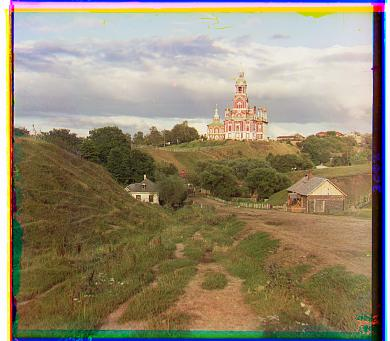
#> input picture media/a1/pyramid/cathedral.jpg, 390 x 341 px, given as the content of the folder ./data, which was not available
$ jupyter execute --allow-errors a1.ipynb
#> lines starting #> are read from the running program, lines starting #| are printed output that depends on the picture; pictures that were not available may be replaced by others from this repository, and a replacement may not be noted
#> further down, im is the input picture: shape (341, 390, 3); mean R, G, B 148.9, 137.6, 113.6
#> `b = im[:height]`:
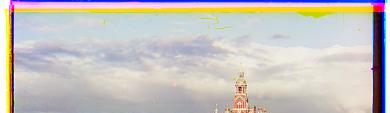
#> b: shape (113, 390, 3) float64; mean R, G, B 0.782, 0.765, 0.753
#> `g = im[height:2 * height]`:
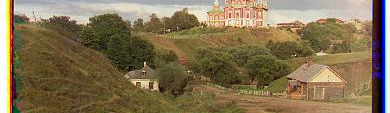
#> g: shape (113, 390, 3) float64; mean R, G, B 0.517, 0.451, 0.33
#> `r = im[2 * height:3 * height]`:
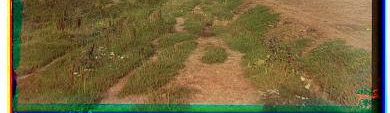
#> r: shape (113, 390, 3) float64; mean R, G, B 0.462, 0.409, 0.25
[cell 1]
import matplotlib.pyplot as plt
import matplotlib
import numpy as np
import skimage as sk
import skimage.io as skio
import skimage.transform as sktr
import os
import time
from scipy.ndimage.filters import gaussian_filter

# # name of the input file
# file_list = os.listdir('./data')
# file_number = 2
# imname = "./data/" + file_list[file_number]
# # read in the image
# im = skio.imread(imname)
# # convert to double (might want to do this later on to save memory)
# im = sk.img_as_float(im)

# print(np.shape(im))

# # compute the height of each part (just 1/3 of total)
# height = np.floor(im.shape[0] / 3.0).astype(int)

# # separate color channels
# b = im[:height]
# g = im[height:2 * height]
# r = im[2 * height:3 * height]

# # r = sk.transform.rescale(r, 1 / 6)
# # g = sk.transform.rescale(g, 1 / 6)
# # b = sk.transform.rescale(b, 1 / 6)

# # plot
# fig, axes = plt.subplots(1, 3, figsize=(10, 5))
# ax = axes.ravel()
# ax[0].imshow(b, cmap='gray')
# ax[1].imshow(g, cmap='gray')
# ax[2].imshow(r, cmap='gray')
# fig.tight_layout()
# plt.show()

# #naive method
# im_out = np.dstack([r, g, b])
# skio.imshow(im_out)

[cell 2]
# Crop image
def crop(img, ratio=0.2):
    h, w = np.floor(np.multiply(img.shape, ratio)).astype(int)
    return img[h:-h, w:-w]


# SSD method
def SSD_loss(a, b):
    loss = np.sum((a - b)**2)
    return loss


# NCC method
# [97 lines left out: functions NCC_loss, trim_rgb, trim_border, contrast, USM, not called in this run]


# align function
def align(target, ref, center=np.array([0, 0]), search=np.array([15, 15])):
    target_crop = crop(target)
    ref_crop = crop(ref)
    loss_min = float('inf')
    shift = np.array([0, 0])
    for i in range(-search[0] + center[0], search[0] + center[0] + 1):
        for j in range(-search[1] + center[1], search[1] + center[1] + 1):
            target_shift = np.roll(target_crop, i, axis=0)
            target_shift = np.roll(target_shift, j, axis=1)
            # loss function
            loss = SSD_loss(target_shift, ref_crop)
            if (loss < loss_min):
                loss_min = loss
                shift = np.array([i, j])
    target_final = np.roll(target, shift[0], axis=0)
    target_final = np.roll(target_final, shift[1], axis=1)
    return target_final, shift


# pyramid
def pyramid(target, ref):
    base = 2
    layer_start = 7  #start from min dimension of 128
    layer_end = 0
    shift = np.array([0, 0])
    search = np.array([15, 15])
    # take log2 to decide number of scales
    scale_total = np.floor(np.log(min(target.shape)) /
                           np.log(base)).astype(int)
#> scale_total = 1
    # do not use pyramid if image is smaller than 512*512
    if (scale_total < 9):
        target_temp, shift = align(target, ref, center=shift, search=search)
        print("image is smaller than 512*512, not use pyramid")
        return target_temp, shift

    print("The pyramid of downsampling has " + str(scale_total + 1) +
          " layers")
    print("Start from layer " + str(layer_start + 1))

    for scale in range(scale_total - layer_start, layer_end - 1, -1):
        print("Calculate the layer of " + str(scale_total - scale + 1))
        # start from the top of the pyramid(minimum size of image)
        target_scaled = sk.transform.rescale(target,
                                             1 / base**scale,
                                             anti_aliasing=True)
        ref_scaled = sk.transform.rescale(ref,
                                          1 / base**scale,
                                          anti_aliasing=True)
        # use USM to sharp edge
        target_scaled = USM(target_scaled)
        ref_scaled = USM(ref_scaled)
        # align in current layer of pyramid
        target_temp, shift = align(target_scaled,
                                   ref_scaled,
                                   center=shift,
                                   search=search)
        search -= 2
        shift = shift * base

    shift = (shift * (base**(layer_end - 1))).astype(int)
    target_final = np.roll(target, shift[0], axis=0)
    target_final = np.roll(target_final, shift[1], axis=1)

    return target_final, shift

[cell 3]
# name of the input file
file_list = os.listdir('./output/pyramid')
file_number = 4
#> (the rest of this cell did not finish here and is left out)

[cell 4]
# name of the input file
file_list = os.listdir('./data')
file_number = 1
#> (the rest of this cell did not finish here and is left out)

[cell 5]
# align the images
# functions that might be useful for aligning the images include:
# np.roll, np.sum, sk.transform.rescale (for multiscale)

# name of the input file
file_list = os.listdir('./data')
#> (the rest of this cell did not finish here and is left out)

$ run again, on media/a1/pyramid/self_portrait.jpg
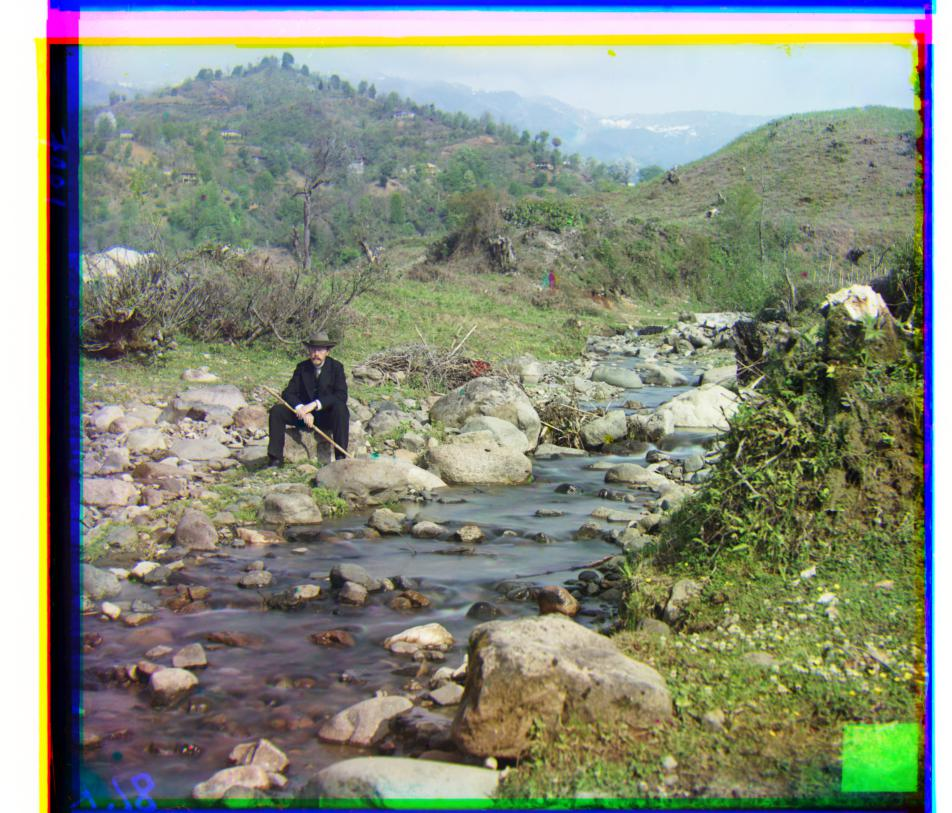
#> input picture media/a1/pyramid/self_portrait.jpg, 952 x 813 px, found by its file name
#> im is the input picture: shape (813, 952, 3); mean R, G, B 135.4, 140.7, 125
#> in trim_border, `gray = 0.2989 * r + 0.5870 * g + 0.1140 * b`:
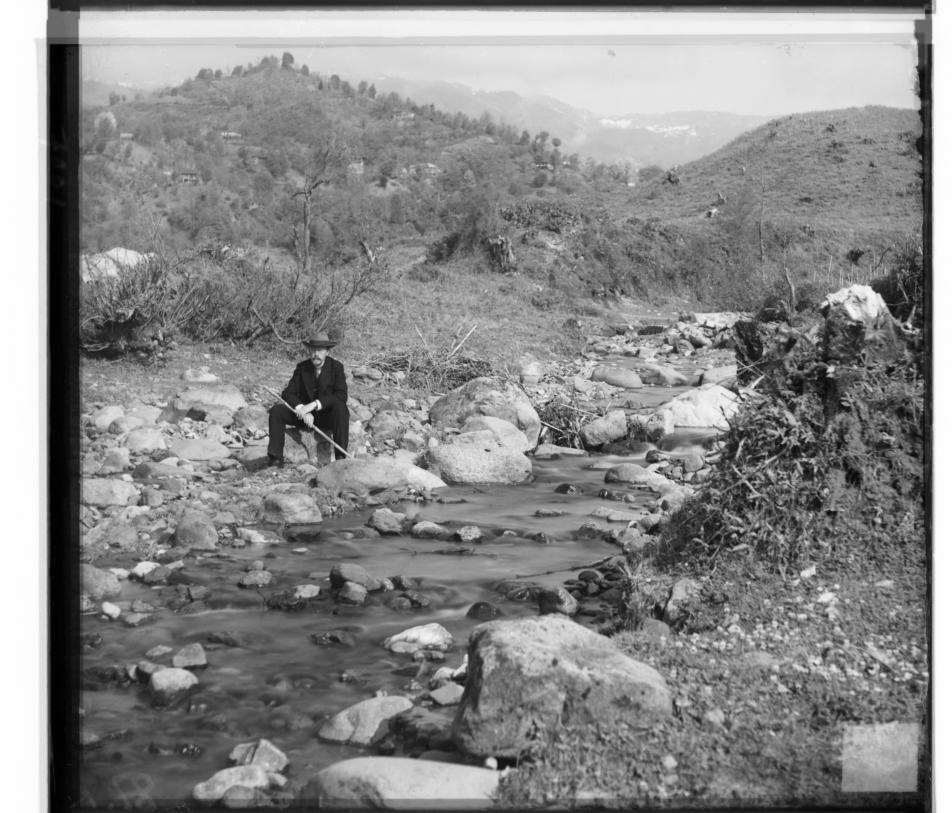
#> gray: shape (813, 952) float64; min 0, max 1, mean 0.539
#> mean_row = 813 values, max 0.0727 at index 445, min 0.00944 at index 16, mean 0.0428
#> row_right has the same summary as mean_row
#> row_left has the same summary as mean_row
#> index_row = 813 pairs, first value 0 to 812, second value 0 to 0
#> (printed output is left out)
#> `r = im[2 * height:3 * height]`:
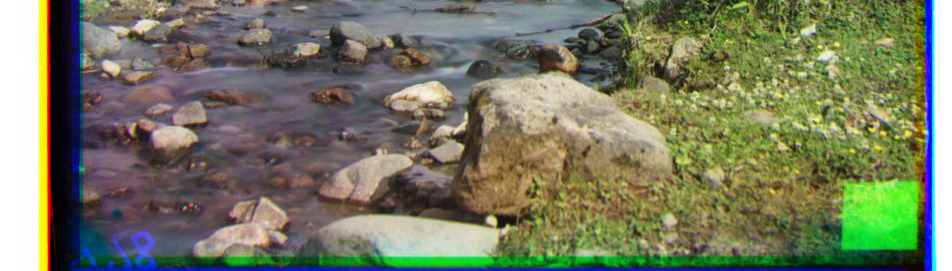
#> r: shape (271, 952, 3) float64; mean R, G, B 0.466, 0.478, 0.383
